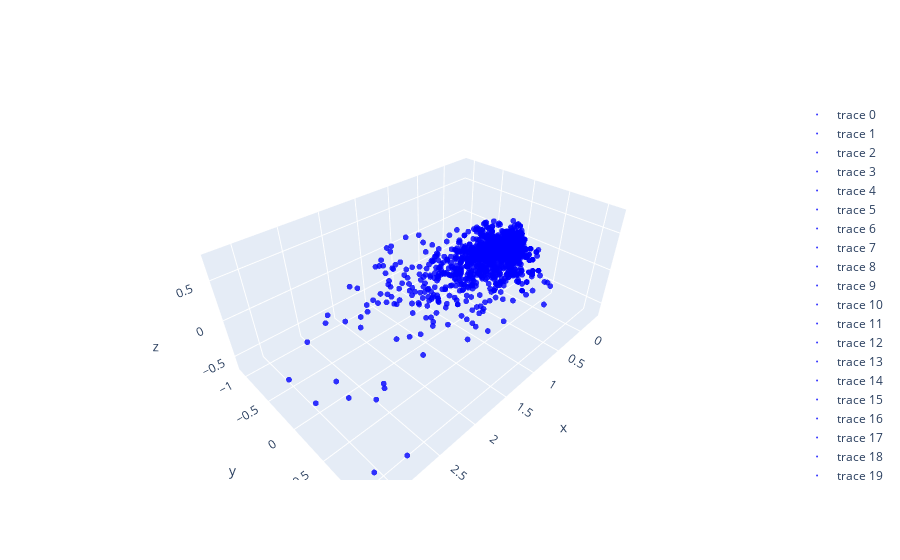

Write notebook code for a chart like this one.
### Markdown cell above
In the next cell, we visualize the ralation between the first 3 principal components of the firing rate.

### Code cell
import plotly.graph_objects as go
import numpy as np
from sklearn.decomposition import PCA

n_components = 3
pca_real = PCA(n_components=n_components)

ax = go.Figure()

for shot in range(50):
    temp = hist_smooth[shot]
    principalComponents = pca_real.fit_transform(np.swapaxes(temp,0,1))
    marker_dict=dict(
    size=2,
    color='blue',   # choose a colorscale
    opacity=0.8
    )
    ax.add_scatter3d(x=principalComponents[:,0], y=principalComponents[:,1], z=principalComponents[:,2],mode='markers', marker=marker_dict)


ax.show()
